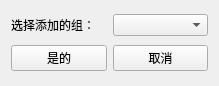
<?xml version="1.0" encoding="UTF-8"?>
<ui version="4.0">
 <class>load_fund_group</class>
 <widget class="QWidget" name="load_fund_group">
  <property name="geometry">
   <rect>
    <x>0</x>
    <y>0</y>
    <width>219</width>
    <height>86</height>
   </rect>
  </property>
  <property name="windowTitle">
   <string>Form</string>
  </property>
  <layout class="QVBoxLayout" name="verticalLayout">
   <item>
    <layout class="QHBoxLayout" name="horizontalLayout_2">
     <item>
      <widget class="QLabel" name="label">
       <property name="text">
        <string>选择添加的组：</string>
       </property>
      </widget>
     </item>
     <item>
      <widget class="QComboBox" name="comboBox"/>
     </item>
    </layout>
   </item>
   <item>
    <layout class="QHBoxLayout" name="horizontalLayout">
     <item>
      <widget class="QPushButton" name="yes_btn">
       <property name="text">
        <string>是的</string>
       </property>
      </widget>
     </item>
     <item>
      <widget class="QPushButton" name="no_btn">
       <property name="text">
        <string>取消</string>
       </property>
      </widget>
     </item>
    </layout>
   </item>
  </layout>
 </widget>
 <resources/>
 <connections/>
</ui>
